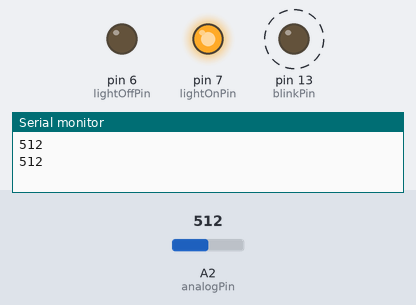
The program below on a simulated Arduino Uno, built with avr-gcc and run on an emulated ATmega328P. On the bench: output pins drawn as LEDs (lit = HIGH), the last lines printed to the serial monitor. Dashed ring = blinking. The inputs (shaded band) are chosen by the test bench; at power-on: A2 (analogPin) = 512.

Above: at 1.8 s.
1.9 s: A2 (analogPin) set to 215
At 2.15 s:
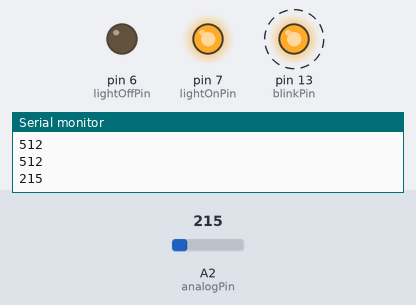
5.4 s: A2 (analogPin) set to 192
At 5.97 s:
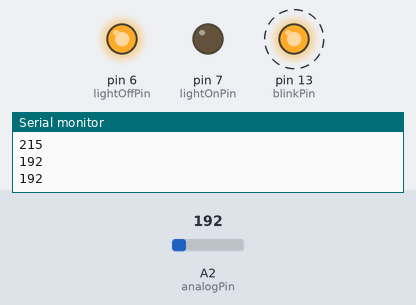
8.9 s: A2 (analogPin) set to 0
10.5 s: A2 (analogPin) set to 306
At 11.27 s:
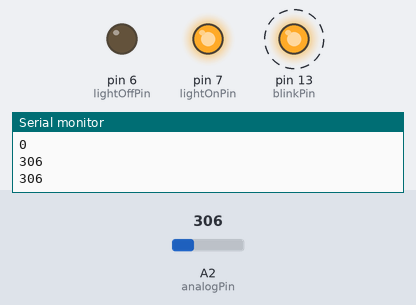
Timing chart, 0 to 15.4 s (numbered marks = the images above; inputs shaded):
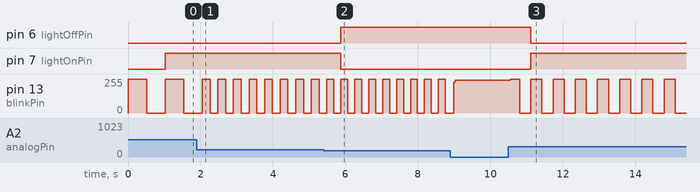

Measured:
- the behaviour switches between 201 and 200 on A2 (analogPin) (found by bisection; images 1 and 2)
- after the input at 1.9 s, pin 13 (blinkPin): alternates 255/255 for 0.22 s and 0/255 for 0.22 s, starting after 0.36 s
- after the input at 5.4 s, pin 6 (lightOffPin): LOW → HIGH after 0.48 s; pin 7 (lightOnPin): HIGH → LOW after 0.48 s
- after the input at 10.5 s, pin 6 (lightOffPin): HIGH → LOW after 0.62 s; pin 7 (lightOnPin): LOW → HIGH after 0.62 s; pin 13 (blinkPin): alternates 255/255 for 0.31 s and 0/255 for 0.31 s, starting after 0.05 s
- by itself, pin 13 (blinkPin): alternates 255/255 for 0.51 s and 0/255 for 0.51 s

The program:

main.cpp
```cpp
#include <Arduino.h>

#define analogPin A2
#define blinkPin 13
#define lightOnPin 7
#define lightOffPin 6

int lightOff = 200;
int lightOn = 200;

void setup() {
  // put your setup code here, to run once:
  pinMode(analogPin, INPUT);
  pinMode(blinkPin, OUTPUT);
  pinMode(lightOnPin, OUTPUT);
  pinMode(lightOffPin, OUTPUT);

  Serial.begin(9600);
}

void loop() {
  // put your main code here, to run repeatedly:
  int value = analogRead(analogPin);
  digitalWrite(blinkPin, HIGH);
  Serial.println(value);
  delay(value);
  digitalWrite(blinkPin, LOW);
  delay(value);
  if (value >lightOn)
  {
    digitalWrite(lightOnPin, HIGH);
    digitalWrite(lightOffPin, LOW);
  }
  else {
    digitalWrite(lightOnPin, LOW);
    digitalWrite(lightOffPin, HIGH);
  }

}
```
